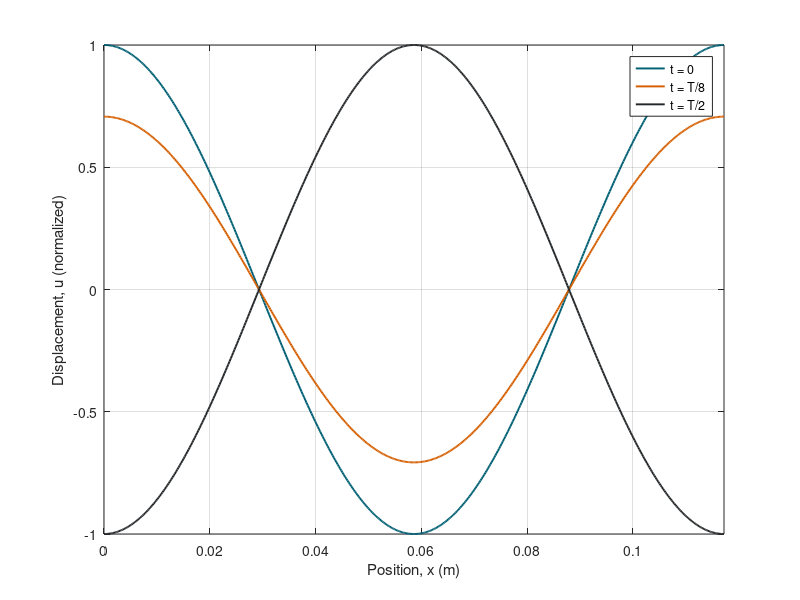

This figure's MATLAB source:
% Standing waves from two equal waves traveling in opposite directions.
clear; clc;

c = 340;                 % wave speed (m/s)
f = 2.9e3;               % frequency (Hz)
w = 2*pi*f;              % angular frequency (rad/s)
g = w/c;                 % wavenumber (rad/m)
lam = c/f;               % wavelength (m)
dx = pi/g;               % distance between adjacent nodes (m)

fprintf('omega = %.6g rad/s\n', w);
fprintf('gamma = %.6g rad/m\n', g);
fprintf('lambda = %.6g m\n', lam);
fprintf('node spacing = %.6g m\n', dx);

% Show one spatial wavelength at three instants in the oscillation.
x = linspace(0, lam, 500);
t = [0, 1/8, 1/2]/f;
u = cos(g*x(:))*cos(w*t);
C = [0 95 115; 213 94 0; 37 40 42]/255; % HW01 colors

figure('Color','w');
plot(x, u(:,1), 'Color', C(1,:), 'LineWidth', 1.4);
hold on;
plot(x, u(:,2), 'Color', C(2,:), 'LineWidth', 1.4);
plot(x, u(:,3), 'Color', C(3,:), 'LineWidth', 1.4);
grid on;
xlabel('Position, x (m)');
ylabel('Displacement, u (normalized)');
xlim([0 lam]);
legend('t = 0', 't = T/8', 't = T/2', 'Location', 'best');
